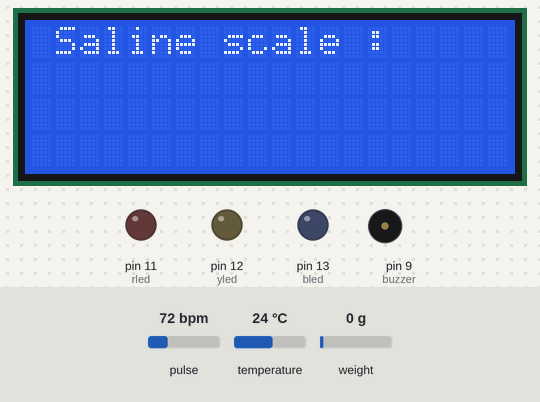
Bench run of a sketch on a simulated Arduino Uno, built with avr-gcc and run on an emulated ATmega328P. On the bench: 20×4 character LCD, output pins drawn as LEDs (lit = HIGH), buzzer (waves = sounding, pin HIGH). The test bench sets the inputs (shaded band); at power-on: weight on the scale 0 g, pulse 72 bpm, temperature 24 °C. The modem accepts every AT command (registered, SIM ready, sends succeed) and sends nothing else; what the sketch prints to the serial monitor is not drawn.

Above: at 11.5 s.
At 13.5 s:
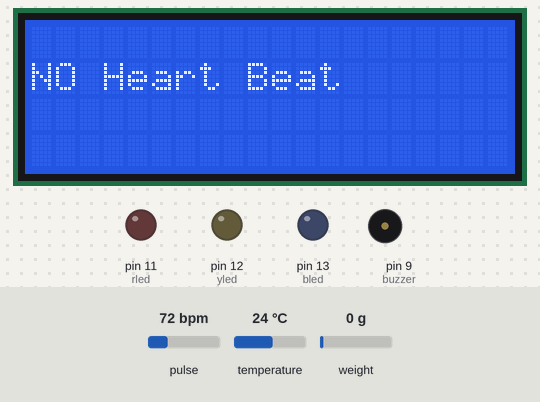
14.7 s: weight on the scale set to 104 g
At 16.5 s:
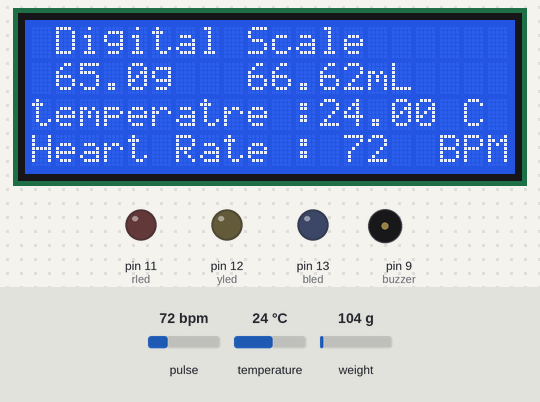
17.3 s: weight on the scale set to 120 g
At 49.6 s:
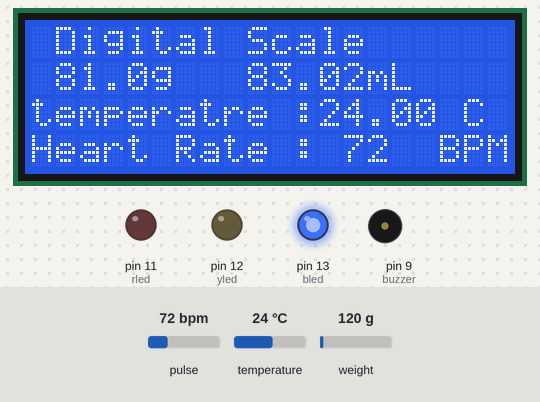
Timing chart, 0 to 49.8 s (numbered marks = the images above; inputs shaded):
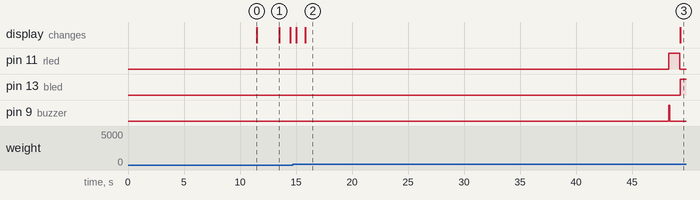

The sketch:

gsmcode4.ino
```cpp
#define USE_ARDUINO_INTERRUPTS true
#include <PulseSensorPlayground.h>
const int PulseWire = 0;       // PulseSensor PURPLE WIRE connected to ANALOG PIN 0
PulseSensorPlayground pulseSensor;
#include<SoftwareSerial.h>
SoftwareSerial gsm(7,8);

int Threshold = 550;
int Instructions_view = 500;
//dallas
#include <OneWire.h>
#include <DallasTemperature.h>
const int SENSOR_PIN = 2; // Arduino pin connected to DS18B20 sensor's DQ pin
OneWire oneWire(SENSOR_PIN);         // setup a oneWire instance for temp
DallasTemperature tempSensor(&oneWire); // pass oneWire to DallasTemperature library
float tempCelsius;    // temperature in Celsius

#include <HX711_ADC.h>// load cell
#include <Wire.h>
#include <LiquidCrystal_I2C.h> // LiquidCrystal_I2C library
HX711_ADC LoadCell(4, 5); // dt pin, sck pin
LiquidCrystal_I2C lcd(0x27, 20, 4); // LCD HEX address 0x27
int taree = 6;
int a = 0;
float b = 0;
const int rled=11;
const int yled=12;
const int bled=13;
  int buzzer=9;


void setup() {

  Serial.begin(115200);
  gsm.begin(115200);
    delay(10000);
  //heart bpm
   pulseSensor.analogInput(PulseWire);
  //pulseSensor.blinkOnPulse(LED_3); //--> auto-magically blink Arduino's LED with heartbeat.
  pulseSensor.setThreshold(Threshold);

  if (pulseSensor.begin())
  {
    Serial.println("  Healthnmonitoring system created ");
  }
  //hx711
  pinMode (taree, INPUT_PULLUP);
  LoadCell.begin(); // start c  HX711
  LoadCell.start(1000);
   LoadCell.setReverseOutput();
   pinMode(13, OUTPUT);
   pinMode(12, OUTPUT);
   pinMode(11, OUTPUT);
   pinMode(9,OUTPUT);

 LoadCell.setCalFactor(380.62); // Calibarate your LOAD CELL with 100g weight, and change the value according to readings

  lcd.begin(); // begins connection to the LCD module
  lcd.backlight(); // turns on the backlight
  lcd.setCursor(1, 0); // set cursor to first row
  lcd.print("Saline scale : "); // print out to LCD

delay(2000);
lcd.clear();
}

//loop
void loop()
{
  //dallas temp
  int myBPM = pulseSensor.getBeatsPerMinute(); //--> Calls function on our pulseSensor object that returns BPM as an "int". "myBPM" hold this BPM value now.

  if (Instructions_view < 500) {
    Instructions_view++;
  }

  if (Instructions_view > 499) {
    lcd.setCursor(0,1);
    lcd.print("NO Heart Beat");
    delay(1000);
    lcd.clear();
    delay(500);
  }
  if (pulseSensor.sawStartOfBeat())
  { //--> If test is "true", then the following conditions will be executed.
    Serial.println("♥  A HeartBeat Happened ! "); //--> Print a message "a heartbeat happened".
    Serial.print("BPM: "); //--> Print phrase "BPM: "
    Serial.println(myBPM); //--> Print the value inside of myBPM.
      lcd.setCursor(0,3);
    lcd.print("Heart Rate");
    lcd.setCursor(11,3);
    lcd.print(": ");
    lcd.print(myBPM);
//    lcd.print(" ");
    lcd.setCursor(17,3);
    lcd.print("BPM");
    Instructions_view = 0;
  }

  // dallas temperature sensor

   tempSensor.requestTemperatures();
  tempCelsius = tempSensor.getTempCByIndex(0);
   Serial.print("Temperature: ");
  Serial.print(tempCelsius);    // print the temperature in Celsius
  Serial.println("°C");

  lcd.setCursor(0,2);
  lcd.print("temperatre :");
  lcd.setCursor(12,2);
  lcd.print(tempCelsius);
   lcd.setCursor(18,2);
  lcd.print("C");

  //taring and Hx711
  digitalWrite(rled,LOW);
  digitalWrite(yled,LOW);
  digitalWrite(bled,LOW);
  lcd.setCursor(1, 0); // set cursor to first row
  lcd.print("Digital Scale "); // print out to LCD
  LoadCell.update(); // retrieves data from the load cell
  float i = LoadCell.getData()-39; // get output value


  lcd.setCursor(1, 1); // set cursor to secon row
  lcd.print(i, 1); // print out the retrieved value to the second row
  lcd.print("g ");
  float z = (i*1025/1000);
  lcd.setCursor(9, 1);
  lcd.print(z, 2);
  lcd.print("mL");
  Serial.print("Load_cell output val: ");
  Serial.println(i);


 if(i < 300 && i>200)
  {
    Serial.println("saline had gone through 300g");
    //sendx1(tempCelsius, myBPM);
    digitalWrite(yled,HIGH);
   }

  if(i < 200 && i> 70  )
  {
    Serial.println("saline had gone through 200g");
    //sendx2(tempCelsius, myBPM);
    digitalWrite(yled,LOW);
    digitalWrite(bled,HIGH);

  }

  if(i < 70)

  {
    Serial.println("saline had almost end");
    sendx3(tempCelsius, myBPM);
    digitalWrite(bled,LOW);
    digitalWrite(rled,HIGH);
    digitalWrite(buzzer,HIGH);
    delay(100 );
    digitalWrite(buzzer,LOW);
    delay(100 );
   }

}

// gsm send message function
void sendx3(float t, float y)
{

  gsm.println("AT+CMGF=1");
  delay(1000);
  gsm.println("AT+CMGS=\"+919407939984\"\r"); //replace x by your number
  delay(1000);
  gsm.println("saline level almost empty, need for re fill");
  delay(100);
   gsm.println("Temperature and heart beat :");
  delay(100);
    gsm.println(t);
  delay(100);
  gsm.println(y);
  delay(100);
  gsm.println((char)26);
  delay(30000);

}
```

Measured:
- the behaviour switches between 109 and 110 g on weight on the scale (found by bisection; images 2 and 3)
- after the input at 17.3 s, pin 13 (bled): LOW → HIGH after 32.0 s; the display: changes after 32.0 s (image 3)
- what the display in image 0 shows lasts 2.0 s, from 11.5 s to 13.5 s
- what the display in image 1 shows lasts 1.0 s, from 13.5 s to 14.5 s
